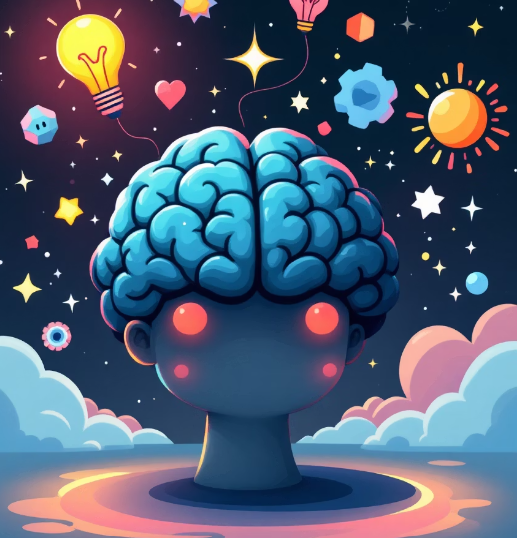
#> input picture IPPR/IPPR_IMG.jpg, 517 x 538 px
$ jupyter execute lab7.ipynb
#> lines starting #> are read from the running program, lines starting #| are printed output that depends on the picture
## Digital Image Restoration: Noise Reduction and Filtering

[cell 1]
import cv2
import matplotlib.pyplot as plt

[cell 2]
# Read image directly by path
image_path = "IPPR_IMG.jpg"
bgr_image = cv2.imread(image_path)
#> bgr_image is the input picture: shape (538, 517, 3); mean B, G, R 112.7, 91.4, 77.5

# Verify it loaded
if bgr_image is None:
    print("Image not loaded! Check the filename or path.")
else:
    print("Image loaded! Shape:", bgr_image.shape)
#| Image loaded! Shape: (538, 517, 3)

    # Convert & Display
    rgb_image = cv2.cvtColor(bgr_image, cv2.COLOR_BGR2RGB)
    plt.imshow(rgb_image)
    plt.axis('off')
    plt.title("Original Image")
    plt.show()

    nl_means_denoised = cv2.fastNlMeansDenoisingColored(bgr_image, None, 10, 10, 7, 21)
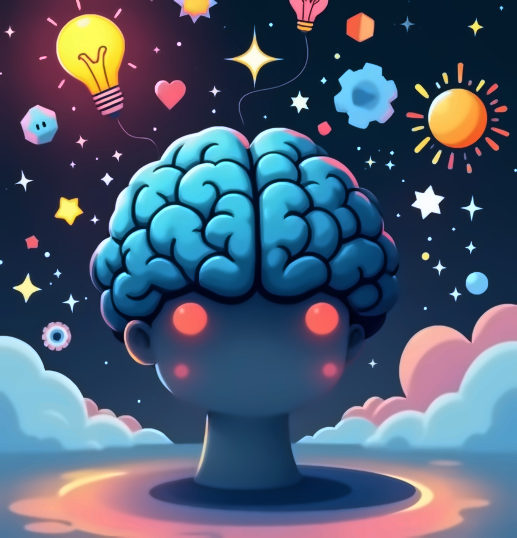
#> nl_means_denoised: shape (538, 517, 3); mean B, G, R 113, 90.9, 76
    median_denoised = cv2.medianBlur(bgr_image, 3)
    bilateral_denoised = cv2.bilateralFilter(bgr_image, 9, 75, 75)

[cell 3]
titles = ["Original Image", "Non-Local Means Blur", "Median Blur", "Bilateral Denoising Blur"]
images = [rgb_image,
          cv2.cvtColor(nl_means_denoised, cv2.COLOR_BGR2RGB),
          cv2.cvtColor(median_denoised, cv2.COLOR_BGR2RGB),
          cv2.cvtColor(bilateral_denoised, cv2.COLOR_BGR2RGB)]
plt.Figure(figsize=(12, 8))
for i in range(4):
    plt.subplot(2, 2, i + 1)
    plt.imshow(images[i])
    plt.title(titles[i])
    plt.axis('off')

plt.tight_layout()
plt.show()
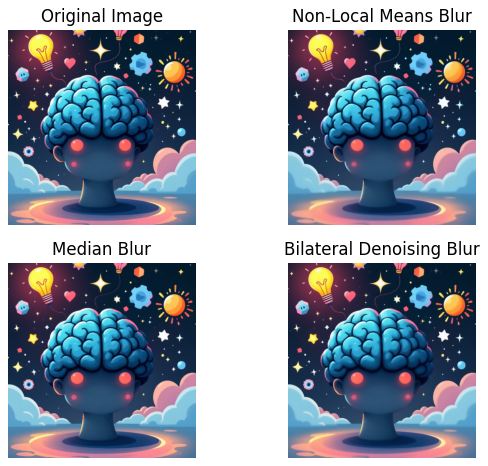
#> figure drawn by matplotlib, 4 panels
